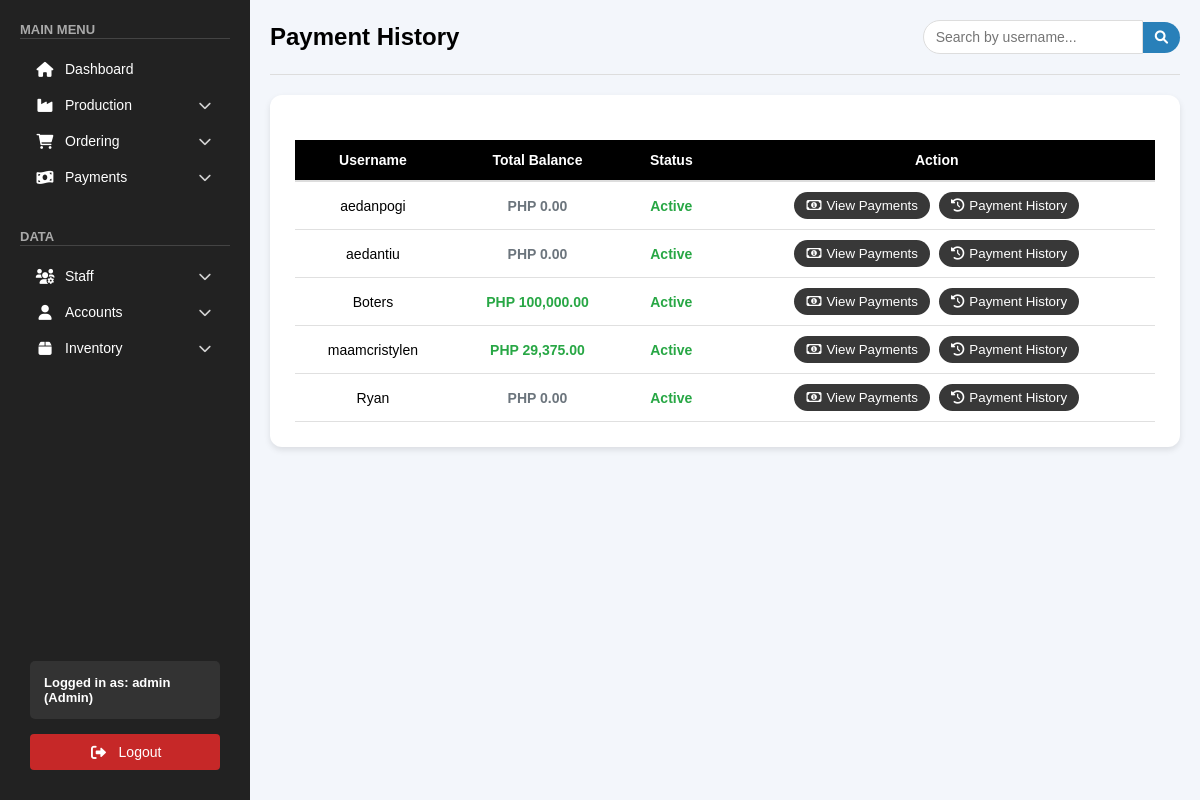
The app's page /public/pages/payment_history.php (signed in), older data.
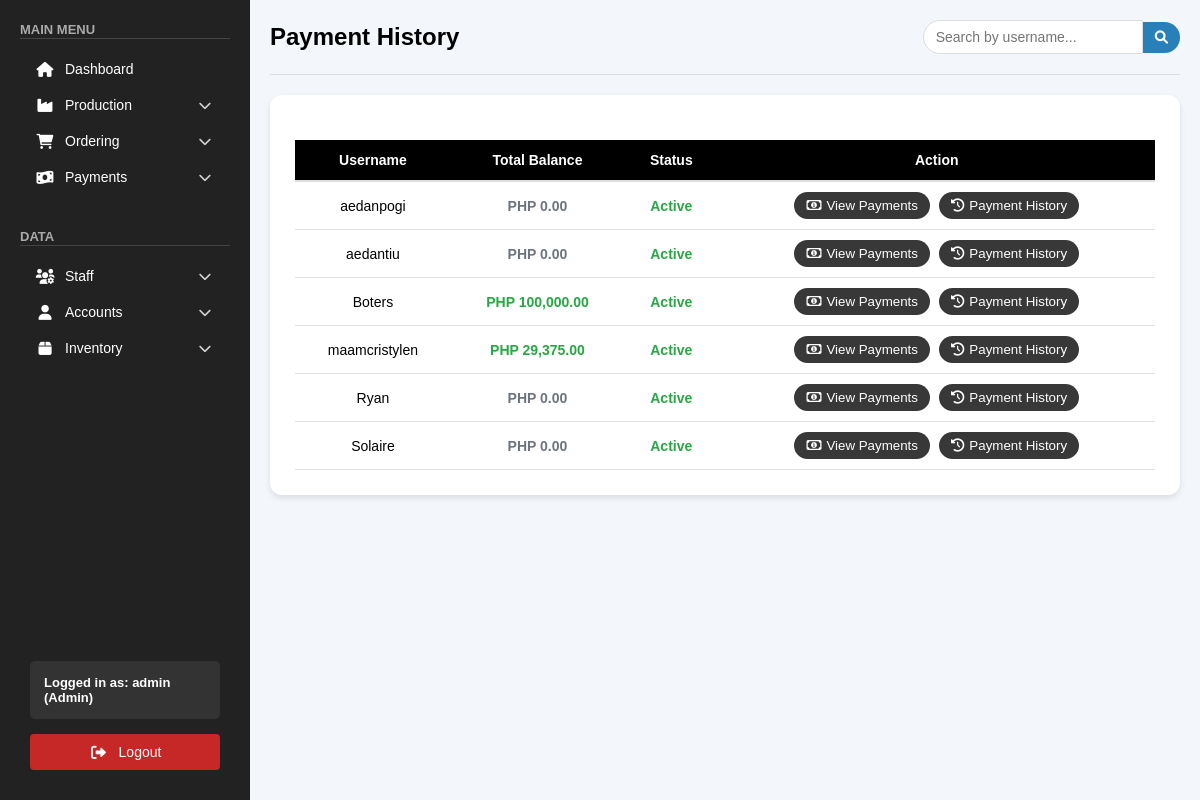
The same page, newer data.
### tables this page shows
CREATE TABLE `clients_accounts` (
  `id` int(11) NOT NULL,
  `username` varchar(255) NOT NULL,
  `password` varchar(255) NOT NULL,
  `email` varchar(255) NOT NULL,
  `phone` varchar(50) DEFAULT NULL,
  `region` varchar(100) DEFAULT NULL,
  `city` varchar(100) DEFAULT NULL,
  `company` varchar(255) DEFAULT NULL,
  `company_address` varchar(255) DEFAULT NULL,
  `bill_to` varchar(255) DEFAULT NULL,
  `bill_to_attn` varchar(255) DEFAULT NULL,
  `ship_to` varchar(255) DEFAULT NULL,
  `ship_to_attn` varchar(255) DEFAULT NULL,
  `business_proof` text DEFAULT NULL,
  `status` varchar(50) DEFAULT 'Active',
  `balance` decimal(10,2) DEFAULT 0.00,
  `created_at` timestamp NOT NULL DEFAULT current_timestamp(),
  `client_session_id` varchar(255) DEFAULT NULL,
  `client_last_login` timestamp NULL DEFAULT NULL,
  `verification_code` varchar(6) DEFAULT NULL,
  `code_expires_at` datetime DEFAULT NULL
);

### public/pages/payment_history.php (the view, shortened to what this page needs)
<?php
include "../../backend/db_connection.php";
include "../../backend/check_role.php";
$sql = "SELECT username, status, balance FROM clients_accounts WHERE status IN ('Active', 'Inactive') ORDER BY username";
$result = $conn->query($sql);
$users = [];
if ($result && $result->num_rows > 0) {
    while ($row = $result->fetch_assoc()) {
        $users[] = $row;
    }
}
?>
<!DOCTYPE html>
<html lang="en">
<head>
    <link rel="stylesheet" href="/css/orders.css">
    <link rel="stylesheet" href="/css/sidebar.css">
    <link rel="stylesheet" href="/css/payment_history.css">
    <link rel="stylesheet" href="https://cdnjs.cloudflare.com/ajax/libs/font-awesome/6.0.0/css/all.min.css">
</head>
<body>
    <?php include '../sidebar.php'; ?>
    <div class="main-content">
        <div class="orders-header">
            <h1>Payment History</h1>
            <div class="search-container">
                <input type="text" id="searchInput" placeholder="Search by username...">
                <button class="search-btn"><i class="fas fa-search"></i></button>
            </div>
        </div>
        <div class="orders-table-container">
            <table class="orders-table">
                <thead>
                    <tr>
                        <th>Username</th>
                        <th>Total Balance</th>
                        <th>Status</th>
                        <th>Action</th>
                    </tr>
                </thead>
                <tbody>
                    <?php foreach ($users as $user): ?>
                        <tr>
                            <td><?= htmlspecialchars($user['username']) ?></td>
                            <td>
                                <?php
                                    $balanceClass = 'total-balance-zero';
                                    if ($user['balance'] > 0) {
                                        $balanceClass = 'total-balance-positive';
                                    } elseif ($user['balance'] < 0) {
                                        $balanceClass = 'total-balance-negative';
                                    }
                                ?>
                                <span class="<?= $balanceClass ?>">
                                    PHP <?= number_format($user['balance'], 2) ?>
                                </span>
                            </td>
                            <td>
                                <span class="status-<?= strtolower($user['status']) ?>">
                                    <?= htmlspecialchars($user['status']) ?>
                                </span>
                            </td>
                            <td>
                                <div class="action-buttons">
                                    <button class="view-button" onclick="viewPaymentHistory('<?= htmlspecialchars($user['username']) ?>', <?= $user['balance'] ?>)">
                                        <i class="far fa-money-bill-alt"></i>View Payments
                                    </button>
                                    <button class="view-button" onclick="viewPaymentHistoryOnly('<?= htmlspecialchars($user['username']) ?>')">
                                        <i class="fas fa-history"></i>Payment History
                                    </button>
                                </div>
                            </td>
                        </tr>
                    <?php endforeach; ?>
                </tbody>
            </table>
        </div>
    </div>
</body>
</html>

### public/sidebar.php (shortened to what this page needs)
<?php
include_once "../../backend/db_connection.php";
include_once "../../backend/check_role.php";
if (isset($_SESSION['admin_user_id'])) {
    $username = $_SESSION['admin_username'] ?? 'Guest';
    $role = $_SESSION['admin_role'] ?? 'guest';
} else if (isset($_SESSION['client_user_id'])) {
    $username = $_SESSION['client_username'] ?? 'Guest';
    $role = $_SESSION['client_role'] ?? 'guest';
} else {
    $username = $_SESSION['username'] ?? 'Guest';
    $role = $_SESSION['role'] ?? 'guest';
}
$stmt = $conn->prepare("SELECT pages FROM roles WHERE role_name = ? AND status = 'active'");
$stmt->bind_param("s", $role);
$stmt->execute();
$stmt->bind_result($pages);
$allowedPages = array_map('trim', explode(',', $pages));
?>
<div class="sidebar">
    <div>
        <div class="menu-section">
            <span class="menu-title"><b>MAIN MENU</b></span>
            <hr>
            <?php if (in_array('Dashboard', $allowedPages)): ?>
                <a href="/public/pages/dashboard.php" class="menu-item">
                    <div>
                        <i class="fas fa-home"></i> Dashboard
                    </div>
                </a>
            <?php endif; ?>
            <?php if (in_array('Forecast', $allowedPages)): ?>
                <div class="submenu">
                    <span class="menu-item" onclick="toggleSubmenu(this)">
                        <div>
                            <i class="fas fa-industry"></i> Production
                        </div>
                        <i class="fas fa-chevron-down"></i>
                    </span>
                </div>
            <?php endif; ?>
            <?php if (in_array('Orders', $allowedPages) || in_array('Order History', $allowedPages) || in_array('Pending Orders', $allowedPages) || in_array('Deliverable Orders', $allowedPages)): ?>
                <div class="submenu">
                    <span class="menu-item" onclick="toggleSubmenu(this)">
                        <div>
                            <i class="fas fa-shopping-cart"></i> Ordering
                        </div>
                        <i class="fas fa-chevron-down"></i>
                    </span>
                </div>
            <?php endif; ?>
            <?php if (in_array('Payment History', $allowedPages)): ?>
                <div class="submenu">
                    <span class="menu-item" onclick="toggleSubmenu(this)">
                        <div>
                            <i class="fas fa-money-bill-wave"></i> Payments
                        </div>
                        <i class="fas fa-chevron-down"></i>
                    </span>
                </div>
            <?php endif; ?>
        </div>
        <div class="menu-section">
            <span class="menu-title"><b>DATA</b></span>
            <hr>
            <?php if (in_array('Staff', $allowedPages) || in_array('Drivers', $allowedPages)): ?>
                <div class="submenu">
                    <span class="menu-item" onclick="toggleSubmenu(this)">
                        <div>
                            <i class="fas fa-users-cog"></i> Staff
                        </div>
                        <i class="fas fa-chevron-down"></i>
                    </span>
                </div>
            <?php endif; ?>
            <?php if (in_array('Accounts - Admin', $allowedPages) || in_array('Accounts - Clients', $allowedPages) || in_array('User Roles', $allowedPages)): ?>
                <div class="submenu">
                    <span class="menu-item" onclick="toggleSubmenu(this)">
                        <div>
                            <i class="fas fa-user"></i> Accounts
                        </div>
                        <i class="fas fa-chevron-down"></i>
                    </span>
                </div>
            <?php endif; ?>
            <?php if (in_array('Inventory', $allowedPages)): ?>
                <div class="submenu">
                    <span class="menu-item" onclick="toggleSubmenu(this)">
                        <div>
                            <i class="fas fa-box"></i> Inventory
                        </div>
                        <i class="fas fa-chevron-down"></i>
                    </span>
                </div>
            <?php endif; ?>
        </div>
    </div>
    <div class="account-section">
        <div class="account-info">
            Logged in as:
            <strong>
                <?php echo htmlspecialchars($username); ?>
            </strong> (<?= htmlspecialchars(ucfirst($role)) ?>)
        </div>
        <a href="/backend/logout.php" class="logout-btn">
            <i class="fas fa-sign-out-alt"></i> Logout
        </a>
    </div>
</div>

### css/orders.css (style rules this page uses)
body { font-family: Arial, sans-serif; background-color: #f3f6fb; margin: 0; box-sizing: border-box; }
.orders-header { display: flex; justify-content: space-between; align-items: center; margin-bottom: 20px; padding-bottom: 20px; border-bottom: 1px solid #ddd; }
.orders-header h1 { font-size: 24px; font-weight: bold; display: flex; align-items: center; gap: 12px; }
.orders-table-container { background-color: #ffffff; padding: 25px; border-radius: 12px; box-shadow: 0px 3px 6px rgba(0, 0, 0, 0.1); }
.orders-table { width: 100%; border-collapse: collapse; font-size: 14px; }
.orders-table th { background-color: black; color: white; font-weight: bold; padding: 12px; text-align: center; border-bottom: 2px solid #ddd; }
.orders-table td { padding: 10px; text-align: center; border-bottom: 1px solid #e0e0e0; }
.action-buttons { display: flex; justify-content: center; gap: 10px; }
.status-active { color: #DAA520; font-weight: 600; }

### css/sidebar.css (style rules this page uses)
* { margin: 0; padding: 0; box-sizing: border-box; font-family: Arial, sans-serif; text-decoration: none; }
.sidebar { width: 250px; background: #222; color: white; padding: 20px; display: flex; flex-direction: column; justify-content: space-between; height: 100vh; position: fixed; left: 0; top: 0; }
.menu-section { margin-bottom: 32px; }
.menu-title { font-size: 13px; font-weight: bold; color: #aaa; margin-bottom: 10px; margin-top: 20px; }
hr { border: none; height: 1px; background: #444; margin-bottom: 12px; }
.menu-item { display: flex; align-items: center; justify-content: space-between; gap: 10px; background: none; border: none; color: white; font-size: 14px; font-weight: 400; padding: 10px 15px; width: 100%; text-align: left; cursor: pointer; transition: background 0.2s ease-in-out; border-radius: 4px; }
.submenu { display: flex; flex-direction: column; }
.menu-item .fa-chevron-down { font-size: 13px; transition: transform 0.3s cubic-bezier(0.4, 0, 0.2, 1); opacity: 0.8; }
.account-section { margin-top: auto; display: flex; flex-direction: column; align-items: stretch; gap: 5px; padding: 10px; width: 100%; background-color: #222; }
.account-info { background: #333; padding: 14px; border-radius: 5px; font-size: 13px; color: white; font-weight: bold; }
.logout-btn { display: flex; align-items: center; gap: 10px; background: #c62828; color: white; font-size: 14px; font-weight: 400; padding: 10px 15px; width: 100%; text-align: center; justify-content: center; cursor: pointer; transition: background 0.2s ease-in-out; border-radius: 4px; margin-top: 10px; }
.sidebar i { font-size: 15px; width: 20px; text-align: center; }
.menu-item > div { display: flex; align-items: center; gap: 10px; }
.main-content { margin-left: 250px; padding: 20px; width: calc(100% - 250px); box-sizing: border-box; overflow-x: auto; }

### css/payment_history.css (style rules this page uses)
.view-button { padding: 6px 12px; background-color: rgb(56, 56, 56); color: white; border: none; border-radius: 4px; cursor: pointer; transition: background-color 0.3s; }
.orders-table { margin-top: 20px; }

### public/pages/payment_history.php (style rules this page uses)
.status-active { color: #28a745; font-weight: 600; }
.far.fa-money-bill-alt { margin-right: 5px; }
.view-button, .status-toggle { border-radius: 80px; margin: 0 2px; min-width: 85px; }
.total-balance-positive { color: #28a745; font-weight: 600; }
.total-balance-zero { color: #6c757d; font-weight: 600; }
.search-container { display: flex; align-items: center; }
.search-container input { padding: 8px 12px; border-radius: 20px 0 0 20px; border: 1px solid #ddd; font-size: 14px; width: 220px; }
.search-container .search-btn { background-color: #2980b9; color: white; border: none; border-radius: 0 20px 20px 0; padding: 8px 12px; cursor: pointer; }
.action-buttons { display: flex; gap: 5px; }
.fas.fa-history { margin-right: 5px; }

### public/sidebar.php (style rules this page uses)
.menu-item .fa-chevron-down { font-size: 13px; transition: transform 0.3s cubic-bezier(0.4, 0, 0.2, 1); opacity: 0.8; }
.submenu > .menu-item { cursor: pointer; }

Row changes from the older to the newer data that the page shows:
now on this page (row edited): clients_accounts: username "Solaire", balance "0.00", status "Active"
